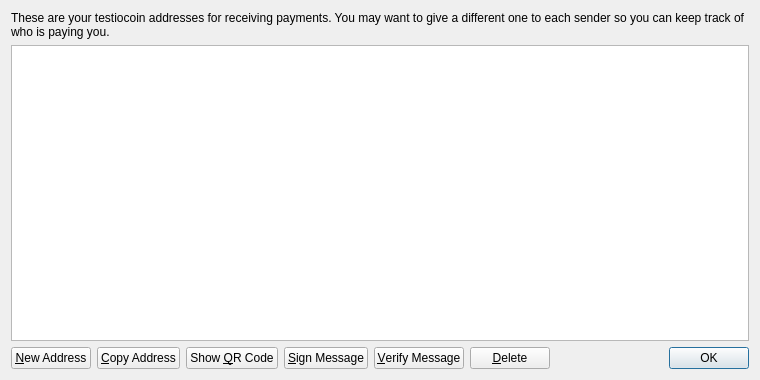
<?xml version="1.0" encoding="UTF-8"?>
<ui version="4.0">
 <class>AddressBookPage</class>
 <widget class="QWidget" name="AddressBookPage">
  <property name="geometry">
   <rect>
    <x>0</x>
    <y>0</y>
    <width>760</width>
    <height>380</height>
   </rect>
  </property>
  <property name="windowTitle">
   <string>Address Book</string>
  </property>
  <layout class="QVBoxLayout" name="verticalLayout">
   <item>
    <widget class="QLabel" name="labelExplanation">
     <property name="text">
      <string>These are your testiocoin addresses for receiving payments. You may want to give a different one to each sender so you can keep track of who is paying you.</string>
     </property>
     <property name="textFormat">
      <enum>Qt::PlainText</enum>
     </property>
     <property name="wordWrap">
      <bool>true</bool>
     </property>
    </widget>
   </item>
   <item>
    <widget class="QTableView" name="tableView">
     <property name="contextMenuPolicy">
      <enum>Qt::CustomContextMenu</enum>
     </property>
     <property name="toolTip">
      <string>Double-click to edit address or label</string>
     </property>
     <property name="tabKeyNavigation">
      <bool>false</bool>
     </property>
     <property name="alternatingRowColors">
      <bool>true</bool>
     </property>
     <property name="selectionMode">
      <enum>QAbstractItemView::SingleSelection</enum>
     </property>
     <property name="selectionBehavior">
      <enum>QAbstractItemView::SelectRows</enum>
     </property>
     <property name="sortingEnabled">
      <bool>true</bool>
     </property>
     <attribute name="verticalHeaderVisible">
      <bool>false</bool>
     </attribute>
    </widget>
   </item>
   <item>
    <layout class="QHBoxLayout" name="horizontalLayout">
     <item>
      <widget class="QPushButton" name="newAddressButton">
       <property name="toolTip">
        <string>Create a new address</string>
       </property>
       <property name="text">
        <string>&amp;New Address</string>
       </property>
       <property name="icon">
        <iconset resource="../bitcoin.qrc">
         <normaloff>:/icons/add</normaloff>:/icons/add</iconset>
       </property>
      </widget>
     </item>
     <item>
      <widget class="QPushButton" name="copyToClipboard">
       <property name="toolTip">
        <string>Copy the currently selected address to the system clipboard</string>
       </property>
       <property name="text">
        <string>&amp;Copy Address</string>
       </property>
       <property name="icon">
        <iconset resource="../bitcoin.qrc">
         <normaloff>:/icons/editcopy</normaloff>:/icons/editcopy</iconset>
       </property>
      </widget>
     </item>
     <item>
      <widget class="QPushButton" name="showQRCode">
       <property name="text">
        <string>Show &amp;QR Code</string>
       </property>
       <property name="icon">
        <iconset resource="../bitcoin.qrc">
         <normaloff>:/icons/qrcode</normaloff>:/icons/qrcode</iconset>
       </property>
      </widget>
     </item>
     <item>
      <widget class="QPushButton" name="signMessage">
       <property name="toolTip">
        <string>Sign a message to prove you own a Bitcoin address</string>
       </property>
       <property name="text">
        <string>&amp;Sign Message</string>
       </property>
       <property name="icon">
        <iconset resource="../bitcoin.qrc">
         <normaloff>:/icons/edit</normaloff>:/icons/edit</iconset>
       </property>
      </widget>
     </item>
     <item>
      <widget class="QPushButton" name="verifyMessage">
       <property name="toolTip">
        <string>Verify a message to ensure it was signed with a specified Bitcoin address</string>
       </property>
       <property name="text">
        <string>&amp;Verify Message</string>
       </property>
       <property name="icon">
        <iconset resource="../bitcoin.qrc">
         <normaloff>:/icons/transaction_0</normaloff>:/icons/transaction_0</iconset>
       </property>
      </widget>
     </item>
     <item>
      <widget class="QPushButton" name="deleteButton">
       <property name="toolTip">
        <string>Delete the currently selected address from the list. Only sending addresses can be deleted.</string>
       </property>
       <property name="text">
        <string>&amp;Delete</string>
       </property>
       <property name="icon">
        <iconset resource="../bitcoin.qrc">
         <normaloff>:/icons/remove</normaloff>:/icons/remove</iconset>
       </property>
      </widget>
     </item>
     <item>
      <spacer name="horizontalSpacer">
       <property name="orientation">
        <enum>Qt::Horizontal</enum>
       </property>
       <property name="sizeHint" stdset="0">
        <size>
         <width>40</width>
         <height>20</height>
        </size>
       </property>
      </spacer>
     </item>
     <item>
      <widget class="QDialogButtonBox" name="buttonBox">
       <property name="sizePolicy">
        <sizepolicy hsizetype="Maximum" vsizetype="Fixed">
         <horstretch>0</horstretch>
         <verstretch>0</verstretch>
        </sizepolicy>
       </property>
       <property name="standardButtons">
        <set>QDialogButtonBox::Ok</set>
       </property>
      </widget>
     </item>
    </layout>
   </item>
  </layout>
 </widget>
 <resources>
  <include location="../bitcoin.qrc"/>
 </resources>
 <connections/>
</ui>
